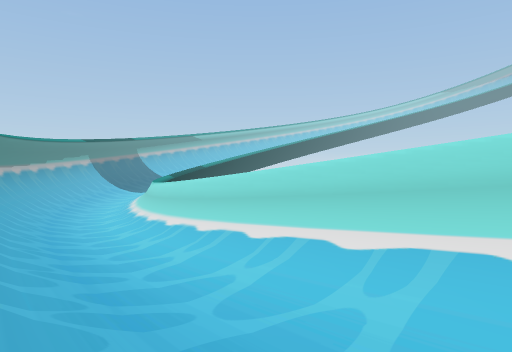
View 1 (above)

14 first-person views from a walk through a scene from a Unity 3-D project. The camera is 1.4 m above the floor, looks level and sees 70° across. The floor is counted in squares, 2 m on a side. Each view is taken from the middle of a square. On the plan, view 1 faces up. The plan holds only what a view shows up to about 11 squares ahead; the rest is blank. The place goes on beyond the plan.

View 2
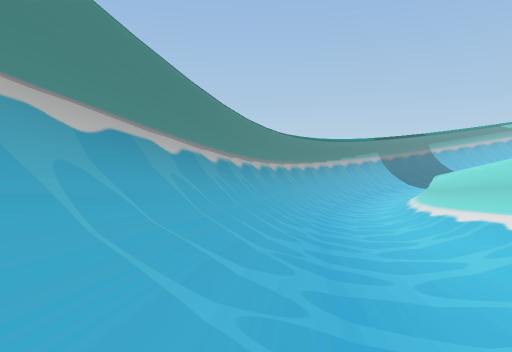

View 3
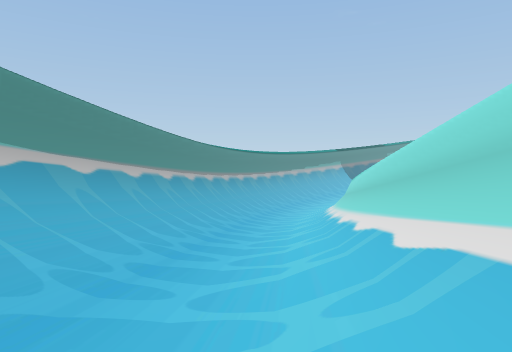

View 4
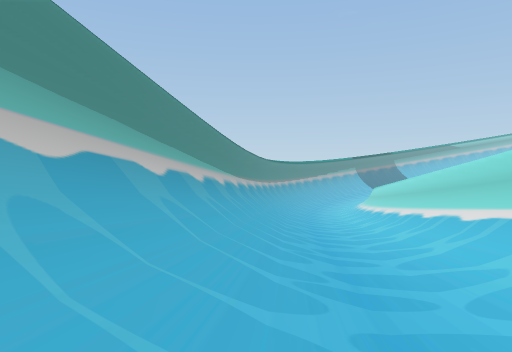

View 5
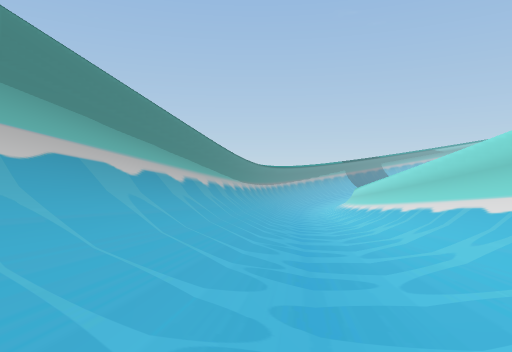

View 6
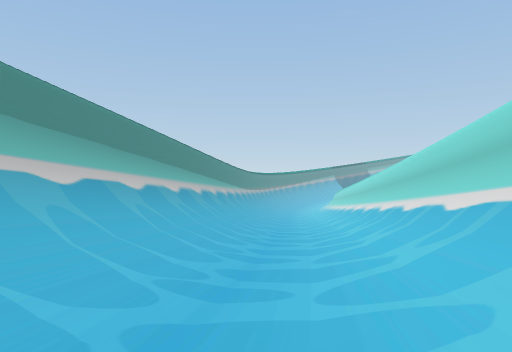

View 7
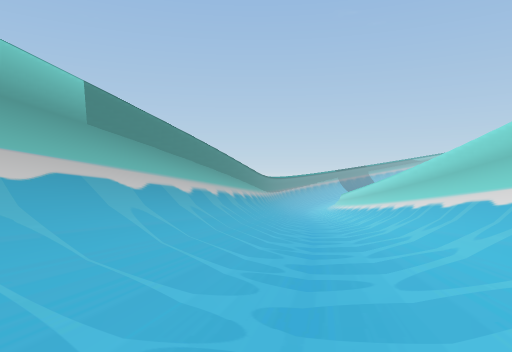

View 8
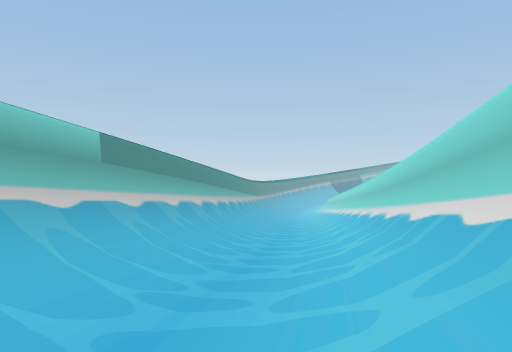

View 9
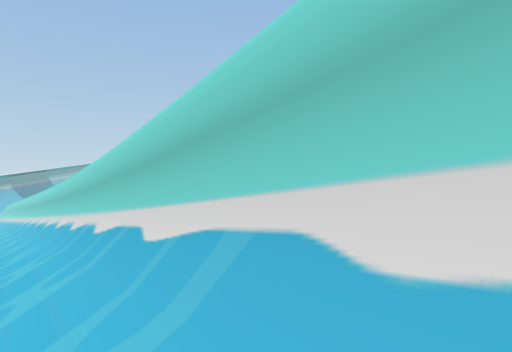

View 10
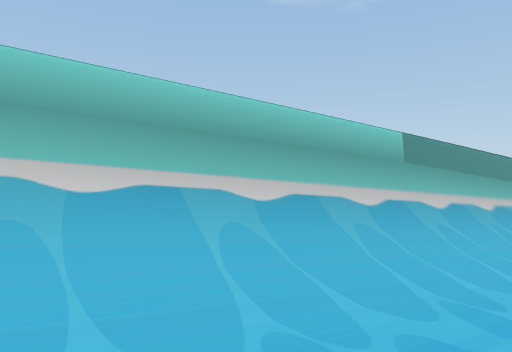

View 11
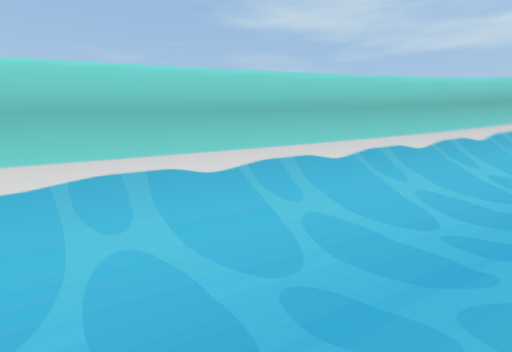

View 12
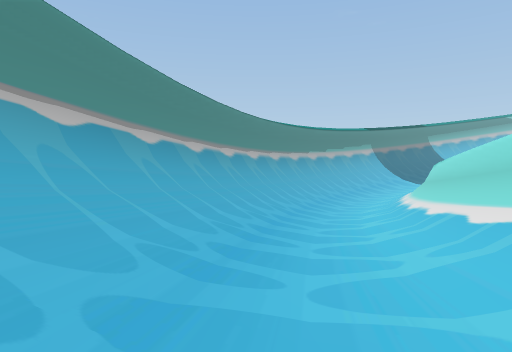

View 13
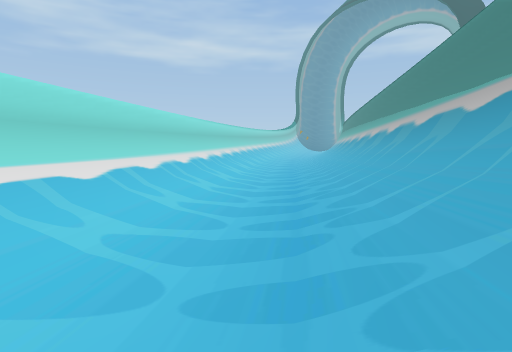

View 14
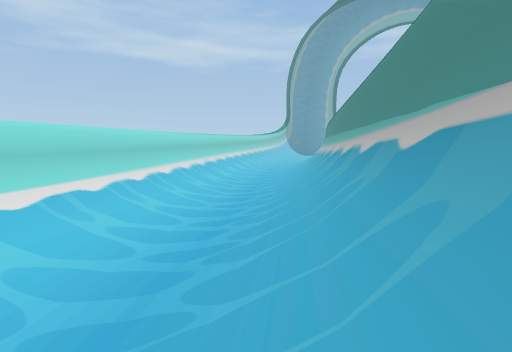

### Floor plan
Key: @ floor where view 1 was taken; # wall or solid block; . main floor; : floor 3.25 m higher than the main floor; / step, stairs or slope; = window, fence, low wall or low ledge; v drop or lower ground.
Columns run from 8 left of view 1 to 22 right of it. Each row starts with its distance up from view 1.
 12  /...=
 11 #/...=v
 10 #//...=v
  9 ##//...=
  8  #//...=v
  7  ##//..==v
  6   #//....=
  5   ##//...=v
  4    ##//..#=v
  3     #///..==v
  2     ##//..//=#
  1      ##//..//=
  0       ##@/../==
 -1        #///../==
 -2        ##//..//=#
 -3         ##//..//=
 -4          ##//..//=
 -5           ##//../=v
 -6            #//...#=v
 -7            ##//..//=v
 -8             ##//..//=
 -9              ##//..//=
-10               ##/.../=v
-11                #//../==v
-12                ##//..//=
-13                 ##//..//=
-14                  ##/..//=v
-15                   #//:://=
-16                   ##//:://=
-17                    ##/:://=v
-18                     #//:://=
-19                     ##//:://=
-20                      #//:://=v
-21                      ##//:://=
-22                       ##//::/=v

Positions as (right, up) in squares from view 1, and headings:
1: (0, 0), facing up
2: (1, 0), facing up-left
3: (6, -3), facing up-left
4: (8, -9), facing up-left
5: (11, -12), facing up-left
6: (15, -16), facing up-left
7: (17, -20), facing up-left
8: (19, -21), facing up-left
9: (20, -22), facing up
10: (19, -21), facing left
11: (15, -20), facing right
12: (0, 3), facing up-left
13: (-1, 3), facing down-right
14: (-1, 1), facing down-right
